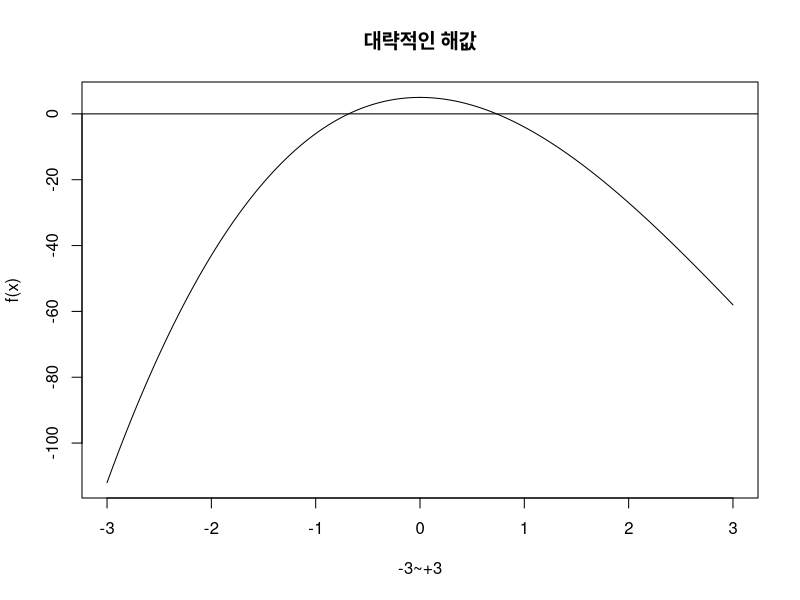

The R source for this figure:
## incremental Search method
## example 4.1
rm(list=ls())
increment = function(x, y, dx){
  
  start = x
  end = y
  
  grid = seq(from = x, to = y, by = dx)
  
  for(i in 1:length(grid)){
    
    f = function(x){
      return(x^3-10*x^2+5)
    }

    res1 = f(grid[i])
    res2 = f(grid[i+1])
    
    if(sign(res1)*sign(res2) < 0){
        break
    } else {
      
    }
    
  }
  return(c(grid[i], res2))
  rm(res1, res2, grid, f, increment)
}

increment(x = 0, y = 1, dx = 0.0001) # [1]  0.734600000 -0.001261529

## bisection
## example 4.2

bisection = function(a, b, tol){
  
  f = function(x){
    return(x^3-10*x^2+5)
  }
  
  
  ##
  while(1){
    
    mid = (a+b)/2
    
    if(sign(f(a))*sign(f(mid)) > 0){
      a <- mid
    } else {
      b <- mid
    }
    
    if(abs(b-a) < tol){
      break
    }
  }
  return((a+b)/2)  
}

bisection(a = 0, b =1 ,tol = 0.0001) # [1] 0.7345886

## newton-rahpson method
## example 4.4
library(pracma)

f = function(x){
  return((x^3-10*x^2+5))
}

f_prime = function(x){
  return(3*x^2-20*x)
}

##

newton = function(x, f, iter, tol){
  
  bin = numeric(iter)
  bin[1] <- x
  iter_count = 0
  
  for(i in 1:iter){
    
    bin[i+1] = bin[i] - f(bin[i])/f_prime(bin[i])
    
    if(abs(bin[i+1]-bin[i]) < tol){
      break
    }
  
    iter_count = iter_count +1
      
  }
  return(print(paste0("x is", bin[i+1], " and iteration is", iter_count)))
}
given_f = expression(x^3-10*x^2+5)

newton(x = 0.6, f = given_f, iter = 100, tol = 0.0001)#
 
## secant method
plot(x = seq(from = -3, to = 3, by = 0.01),
     y = f(seq(from = -3, to = 3, by = 0.01)), type = "l", 
     main = "대략적인 해값", xlab = "-3~+3", ylab = "f(x)"); abline(h = 0)

## example
## secant(0.6, 0.8, maxiter = 100, fun = f)

my_secant = function(a, b, f = f, max_iter, tol){
  
  x = numeric(max_iter+2)
  x[1] <- a
  x[2] <- b
  iter_count = 0
  
  ## main loop
  for(i in 1:max_iter){
    x[i+2] = x[i+1] - f(x[i+1])/
      (
        (f(x[i+1])-f(x[i])) / (x[i+1] - x[i])
      )
    
    if(abs((x[i+1]- x[i])/x[i]) < tol){
       break
    }
    
    iter_count = iter_count +1
  }
  
  return(cat(paste0("X is ",x[i+2],"iteration is", iter_count)))
}

my_secant(a= 0.6, b= 0.8, f= f, max_iter = 100, tol = 0.0001)

## Ridder's method
## example 4.5
## 어렵다... GPT의 도움 받음음

my_func <- function(x){
  return(x^3 - 10*x^2 + 5)
}

my_ridders <- function(f, a, b, max_iter, tol){
  
  x1 <- a; x2 <- b
  f1 <- f(x1); f2 <- f(x2)
  
  # 이전 근사값을 저장할 변수
  x_root <- NULL 
  
  for(i in 1:max_iter){
    
    x3 <- (x1 + x2) / 2
    f3 <- f(x3)
    
    # 분모가 0이 되는 예외 처리
    if (f3^2 - f1*f2 == 0) return(x3)
    s <- sqrt(f3^2 - f1*f2)
    
    x4 <- x3 + (x3 - x1) * sign(f1 - f2) * f3 / s
    
    if (!is.null(x_root)) {
      if (abs(x4 - x_root) < tol) {
        return(x4)
      }
    }
    
    x_root <- x4
    f4 <- f(x_root)
    
    if (f3 * f4 < 0) {
      x1 <- x3
      f1 <- f3
      x2 <- x4
      f2 <- f4
    } else if (f1 * f4 < 0) {
      x2 <- x4
      f2 <- f4
    } else {
      x1 <- x4
      f1 <- f4
    }
  }

  return(x_root)
}


my_ridders(a = 0.6, b = 0.8, f = my_func, max_iter = 100, tol = 0.001)


######################
## newton 수렴속도  ##
######################
alpha <- 0.734603507789303

newton <- function(x, f, f_prime, iter, tol, alpha) {

  bin <- numeric(iter + 1)
  bin[1] <- x
  
  iter_count <- 0
  for (i in 1:iter) {
    iter_count <- i
    bin[i+1] <- bin[i] - f(bin[i]) / f_prime(bin[i])
    
    if (abs(bin[i+1] - bin[i]) < tol) {
      break
    }
  }
  
  results <- data.frame(iteration = 0:iter_count)
  results$x_n <- bin[1:(iter_count + 1)]
  
  results$error <- abs(results$x_n - alpha)
  
  p <- numeric(iter_count + 1)
  p[] <- NA 
  
  for (i in 3:(iter_count + 1)) {
    if (results$error[i-1] < 0.0001 || results$error[i-2] < 0.0001) next
    p[i] <- log(results$error[i] / results$error[i-1]) / log(results$error[i-1] / results$error[i-2])
  }
  
  results$p <- p
  return(results)
}
res = newton(x = 0.6, f = f, f_prime = f_prime, alpha = alpha, iter = 100, tol = 0.0001)
res = as.data.frame(res)
write.csv(res, "res.csv")

#####################
## secant 수렴속도 ##
#####################
alpha = 0.734603507789303
my_secant <- function(a, b, f, max_iter, tol, alpha) {
  
  x <- numeric(max_iter + 2)
  x[1] <- a
  x[2] <- b
  
  iter_count <- 0
  
  for (i in 1:max_iter) {
    iter_count <- i
    
    fx_i1 <- f(x[i+1])
    fx_i <- f(x[i])
    
    x[i+2] <- x[i+1] - fx_i1 * (x[i+1] - x[i]) / (fx_i1 - fx_i)
    
    if (abs((x[i+1] - x[i]) / (x[i])) < tol) {
      break
    }
    
  }
  
  results <- data.frame(iteration = 0:(iter_count + 1))
  results$x_n <- x[1:(iter_count + 2)]
  
  results$error <- abs(results$x_n - alpha)
  p <- numeric(iter_count + 2)
  p[] <- NA
  
  for (i in 3:(iter_count + 2)) {
    if (results$error[i-1] < 0.0001 || results$error[i-2] < 0.0001) next
    p[i] <- log(results$error[i] / results$error[i-1]) / log(results$error[i-1] / results$error[i-2])
  }
  results$p <- p
  
  return(results)
}


res2 = my_secant(a = 0.6, b = 0.8, f = f, alpha = alpha, max_iter = 100, tol = 0.0001)
res2 = as.data.frame(res2)
write.csv(res2, "res2.csv")
